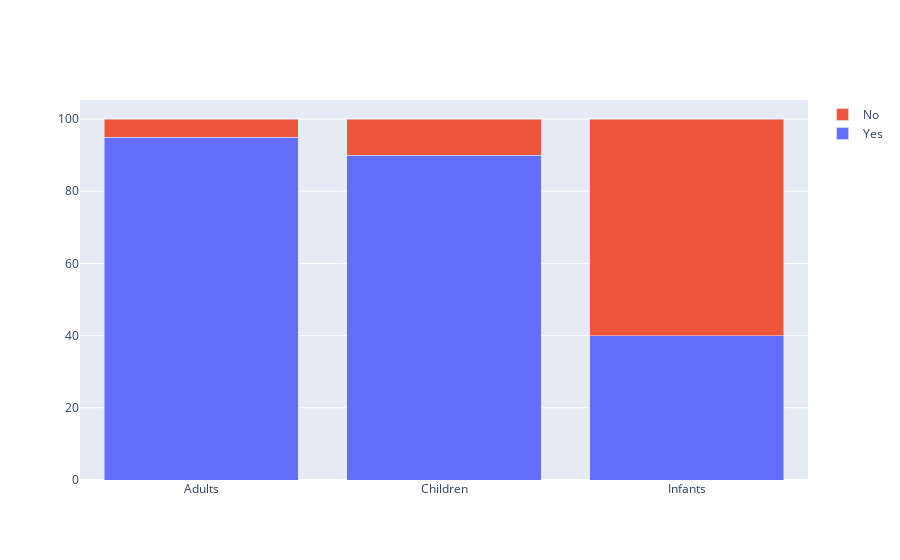

Notebook cell for this chart:
### Code cell
data = [
    go.Bar(x=df_pct.index, y=df_pct["Yes"], name="Yes"),
    go.Bar(x=df_pct.index, y=df_pct["No"], name="No"),
]
layout = go.Layout(barmode="stack")
fig = go.Figure(data, layout)
fig.show()

### Figure 1 — Plotly figure (JSON) as saved in the notebook; plotly's stock layout.template omitted (floating-point values rounded to 4 significant figures)
{"data": [{"name": "Yes", "type": "bar", "x": ["Adults", "Children", "Infants"], "y": [95, 90, 40]}, {"name": "No", "type": "bar", "x": ["Adults", "Children", "Infants"], "y": [5, 10, 60]}], "layout": {"autosize": true, "barmode": "stack", "xaxis": {"autorange": true, "range": [-0.5, 2.5], "type": "category"}, "yaxis": {"autorange": true, "range": [0, 105.3], "type": "linear"}}}
